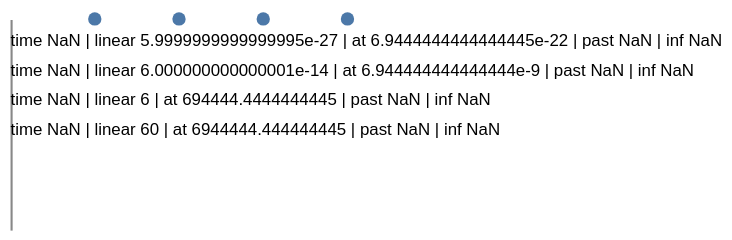

Write a Vega-Lite specification for this figure.
### Vega specification from a JSON file in a GitHub repository (floating-point values rounded to 4 significant figures)
{"$schema": "https://vega.github.io/schema/vega/v6.json", "description": "A time scale's domain is a list of **dates**, not of numbers, and a date has a range. ECMA-262's `TimeClip` calls anything past ±8.64e15 milliseconds — about ±271,821 years — an *Invalid Date*, whose time value is `NaN`; `new Date(1e21)` is one. So a column reaching `1e21` gives upstream a domain of `[0, NaN]` and an axis with **no labels at all**, and the line it draws has a point it cannot place. This engine carried the number through instead: it saturated on the way to a `Long`, asked for the year 292,278,994, and `LocalDate` will not build one — so the compile ended in a fatal `DateTimeException` and drew nothing, where upstream draws the chart. The rule was already written down here as `JsDate.clip`, in the module a scale can see; only the expression functions were using it. The second scale is the same column read as a **linear** scale, which has no such bound and places every value including the enormous one, so the fixture says the clipping belongs to the date and not to the number. Three more scales say where the bound **is**, which a value of `1e21` cannot: one whose domain ends exactly at `8640000000000000` and is a date, one ending a single millisecond later and is not, and one whose domain is a column carrying an **infinity** — written by a formula, JSON having no way to spell one. A clip that is a day too wide passes the first two otherwise, and a clip that tests only the magnitude passes the third.", "width": 200, "height": 100, "padding": 5, "data": [{"name": "t", "values": [{"v": 1e-07, "n": 1}, {"v": 1000000, "n": 2}, {"v": 1e+20, "n": 3}, {"v": 1e+21, "n": 4}], "transform": [{"type": "formula", "expr": "datum.n === 4 ? 1/0 : datum.v", "as": "inf"}]}], "scales": [{"name": "y", "type": "time", "domain": {"data": "t", "field": "v"}, "range": "height"}, {"name": "lin", "type": "linear", "domain": {"data": "t", "field": "v"}, "range": [0, 60]}, {"name": "atBound", "type": "time", "domain": [0, 8640000000000000], "range": [0, 60]}, {"name": "pastBound", "type": "time", "domain": [0, 8640000000000001], "range": [0, 60]}, {"name": "infinite", "type": "time", "domain": {"data": "t", "field": "inf"}, "range": [0, 60]}], "axes": [{"orient": "left", "scale": "y", "tickCount": 4}], "marks": [{"type": "symbol", "from": {"data": "t"}, "encode": {"enter": {"x": {"signal": "40 * datum.n"}, "y": {"scale": "y", "field": "v"}, "size": {"value": 40}}}}, {"type": "text", "from": {"data": "t"}, "encode": {"enter": {"x": {"value": 0}, "y": {"signal": "14 * datum.n - 7"}, "text": {"signal": "'time ' + scale('y', datum.v) + ' | linear ' + scale('lin', datum.v) + ' | at ' + scale('atBound', datum.v) + ' | past ' + scale('pastBound', datum.v) + ' | inf ' + scale('infinite', datum.v)"}, "fontSize": {"value": 8}, "baseline": {"value": "top"}}}}]}
